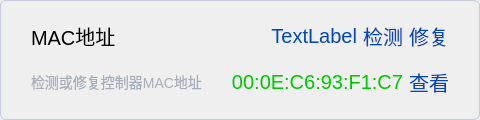
                <widget class="QWidget" name="widgetSystemMAC" native="true">
                 <property name="minimumSize">
                  <size>
                   <width>480</width>
                   <height>120</height>
                  </size>
                 </property>
                 <property name="maximumSize">
                  <size>
                   <width>480</width>
                   <height>120</height>
                  </size>
                 </property>
                 <property name="styleSheet">
                  <string notr="true">	border: 1px solid #C6C9D7;
                  border-radius: 6px;</string>
                 </property>
                 <layout class="QGridLayout" name="gridLayout">
                  <item row="0" column="0">
                   <spacer name="horizontalSpacer_30">
                    <property name="orientation">
                     <enum>Qt::Horizontal</enum>
                    </property>
                    <property name="sizeType">
                     <enum>QSizePolicy::Fixed</enum>
                    </property>
                    <property name="sizeHint" stdset="0">
                     <size>
                      <width>20</width>
                      <height>20</height>
                     </size>
                    </property>
                   </spacer>
                  </item>
                  <item row="0" column="1">
                   <widget class="QLabel" name="label_19">
                    <property name="font">
                     <font>
                      <pointsize>-1</pointsize>
                     </font>
                    </property>
                    <property name="styleSheet">
                     <string notr="true">border:none;
          font-size: 20px;</string>
                    </property>
                    <property name="text">
                     <string>MAC地址</string>
                    </property>
                   </widget>
                  </item>
                  <item row="0" column="2">
                   <spacer name="horizontalSpacer_5">
                    <property name="orientation">
                     <enum>Qt::Horizontal</enum>
                    </property>
                    <property name="sizeHint" stdset="0">
                     <size>
                      <width>40</width>
                      <height>20</height>
                     </size>
                    </property>
                   </spacer>
                  </item>
                  <item row="0" column="3">
                   <widget class="QLabel" name="labelMACStatus">
                    <property name="sizePolicy">
                     <sizepolicy hsizetype="Expanding" vsizetype="Preferred">
                      <horstretch>0</horstretch>
                      <verstretch>0</verstretch>
                     </sizepolicy>
                    </property>
                    <property name="font">
                     <font>
                      <pointsize>-1</pointsize>
                     </font>
                    </property>
                    <property name="styleSheet">
                     <string notr="true">border:none;
          color: rgba(0,71,187,1);
          text-align:right;
          font-size: 20px;</string>
                    </property>
                    <property name="text">
                     <string>TextLabel</string>
                    </property>
                    <property name="alignment">
                     <set>Qt::AlignRight|Qt::AlignTrailing|Qt::AlignVCenter</set>
                    </property>
                   </widget>
                  </item>
                  <item row="0" column="4">
                   <widget class="QPushButton" name="btnMACDetect">
                    <property name="sizePolicy">
                     <sizepolicy hsizetype="Preferred" vsizetype="Fixed">
                      <horstretch>0</horstretch>
                      <verstretch>0</verstretch>
                     </sizepolicy>
                    </property>
                    <property name="font">
                     <font>
                      <pointsize>-1</pointsize>
                     </font>
                    </property>
                    <property name="cursor">
                     <cursorShape>PointingHandCursor</cursorShape>
                    </property>
                    <property name="styleSheet">
                     <string notr="true">border:none;
          color: rgba(0,71,187,1);
          text-align:right;
          font-size: 20px;</string>
                    </property>
                    <property name="text">
                     <string>检测</string>
                    </property>
                   </widget>
                  </item>
                  <item row="0" column="5">
                   <widget class="QPushButton" name="btnSystemMacRepair">
                    <property name="maximumSize">
                     <size>
                      <width>80</width>
                      <height>16777215</height>
                     </size>
                    </property>
                    <property name="font">
                     <font>
                      <pointsize>-1</pointsize>
                     </font>
                    </property>
                    <property name="cursor">
                     <cursorShape>PointingHandCursor</cursorShape>
                    </property>
                    <property name="styleSheet">
                     <string notr="true">border:none;
          color: rgba(0,71,187,1);
          text-align:right;
          font-size: 20px;</string>
                    </property>
                    <property name="text">
                     <string>修复</string>
                    </property>
                   </widget>
                  </item>
                  <item row="0" column="6">
                   <spacer name="horizontalSpacer_56">
                    <property name="orientation">
                     <enum>Qt::Horizontal</enum>
                    </property>
                    <property name="sizeType">
                     <enum>QSizePolicy::Fixed</enum>
                    </property>
                    <property name="sizeHint" stdset="0">
                     <size>
                      <width>20</width>
                      <height>20</height>
                     </size>
                    </property>
                   </spacer>
                  </item>
                  <item row="1" column="1" colspan="2">
                   <widget class="QLabel" name="label_54">
                    <property name="maximumSize">
                     <size>
                      <width>16777215</width>
                      <height>32</height>
                     </size>
                    </property>
                    <property name="styleSheet">
                     <string notr="true">border:none;
          color:#A6AEBA;
          font-size: 14px;</string>
                    </property>
                    <property name="text">
                     <string>检测或修复控制器MAC地址</string>
                    </property>
                   </widget>
                  </item>
                  <item row="1" column="3" colspan="2">
                   <widget class="QLabel" name="labelMACName">
                    <property name="font">
                     <font>
                      <pointsize>-1</pointsize>
                     </font>
                    </property>
                    <property name="styleSheet">
                     <string notr="true">border:none;
          color: rgba(0,200,0);
          text-align:right;
          font-size: 20px;</string>
                    </property>
                    <property name="text">
                     <string>00:0E:C6:93:F1:C7</string>
                    </property>
                    <property name="alignment">
                     <set>Qt::AlignRight|Qt::AlignTrailing|Qt::AlignVCenter</set>
                    </property>
                   </widget>
                  </item>
                  <item row="1" column="5">
                   <widget class="QPushButton" name="btnSystemMacView">
                    <property name="maximumSize">
                     <size>
                      <width>80</width>
                      <height>16777215</height>
                     </size>
                    </property>
                    <property name="font">
                     <font>
                      <pointsize>-1</pointsize>
                     </font>
                    </property>
                    <property name="cursor">
                     <cursorShape>PointingHandCursor</cursorShape>
                    </property>
                    <property name="styleSheet">
                     <string notr="true">border:none;
          color: rgba(0,71,187,1);
          text-align:right;
          font-size: 20px;</string>
                    </property>
                    <property name="text">
                     <string>查看</string>
                    </property>
                   </widget>
                  </item>
                 </layout>
                </widget>
